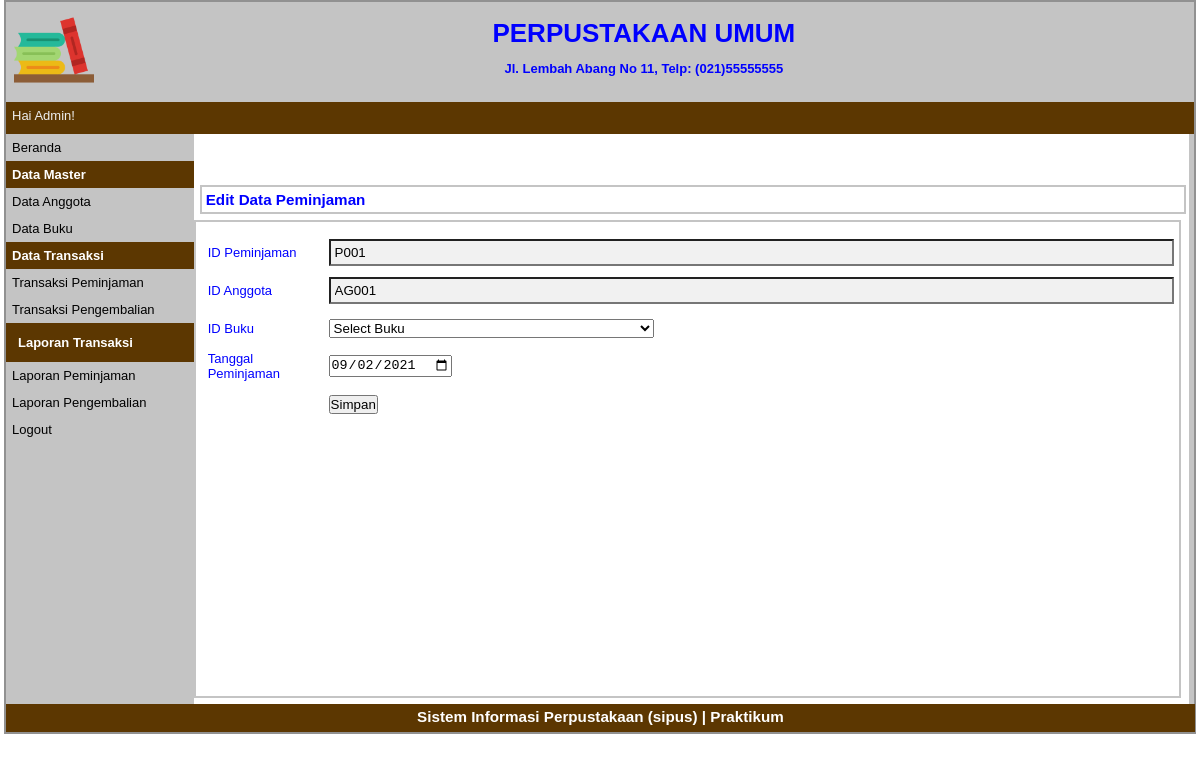
The app's page /index.php?p=transaksi-peminjaman-edit&id=P001 (signed in) with its own data.
### tables this page shows
CREATE TABLE `tbpinjam` (
  `idpeminjaman` varchar(5) NOT NULL,
  `idanggota` varchar(5) NOT NULL,
  `idbuku` varchar(5) NOT NULL,
  `tglpinjam` date NOT NULL
);

### pages/transaksi-peminjaman-edit.php (the view, shortened to what this page needs)
<?php
    $idpeminjaman = $_GET['id'];
    $q_tampil_pinjam = mysqli_query($db,"SELECT * FROM tbpinjam WHERE idpeminjaman = '$idpeminjaman'");
    $r_tampil_pinjam = mysqli_fetch_array($q_tampil_pinjam);
?>
<div id="label-page"><h3>Edit Data Peminjaman</h3></div>
<div id="content">
    <form action="proses/transaksi-pinjam-edit-proses.php" method="post" enctype="multipart/form-data">
        <table id="tabel-input">
            <tr>
                <td class="label-formulir">ID Peminjaman</td>
                <td class="isian-formulir"><input type="text" name="idpeminjaman" value="<?php echo $r_tampil_pinjam['idpeminjaman']; ?>" readonly="readonly"
                class="isian-formulir isian-formnlir-border warna-formulir-disabled"></td>
            </tr>
            <tr>
                <td class="label-formulir">ID Anggota</td>
                <td class="isian-formulir"><input type="text" name="idanggota" value="<?php echo $r_tampil_pinjam['idanggota']; ?>" readonly="readonly"
                class="isian-formulir isian-formnlir-border warna-formulir-disabled"> </td>
            </tr>
            <tr>
                <td class="label-formulir">ID Buku</td>
                <td class="isian-formulir"><select class="form-control" required name="idbuku" id="idbuku">
				                    <option value="">Select Buku</option>
									</select>
                                    </td>
            </tr>
            <tr>
                <td class="label-formulir">Tanggal Peminjaman</td>
                <td class="isian-formulir"><input type="date" name="tglpinjam" value="<?php echo $r_tampil_pinjam['tglpinjam']; ?>"  ></td>
            </tr>
            <tr>
                <td class="label-formulir"></td>
                <td class="isian-formulir"><input type="submit" name="simpan" value="Simpan" id="tombol-simpan"></td>
            </tr>
        </table>
    </form>
</div>

### style.css (style rules this page uses)
* { margin:0px; padding:0px }
body { font-family:sans-serif; font-size:13px; color:blue; }
#label-page { margin-top:6px; margin-bottom:6px; margin-left:6px; border:2px solid #C4C4C4; padding:4px; width:97.9%; }
#content { float:left; width: 96.8%; min-height:454px; border: 2px solid #C4C4C4; padding:10px; margin-bottom:6px; }
#tabel-input { width:100%; }
.label-formulir { width:12%; height:36px; margin:20px; }
.isian-formulir { width:80%; padding:4px; width:99.8%; }
.warna-formulir-disabled { background-color:#F1F1F1; }

### records on screen
tbpinjam: idpeminjaman "P001", idanggota "AG001", tglpinjam "09/02/2021"

### other values on screen
$_SESSION['sesi'] "Admin"
